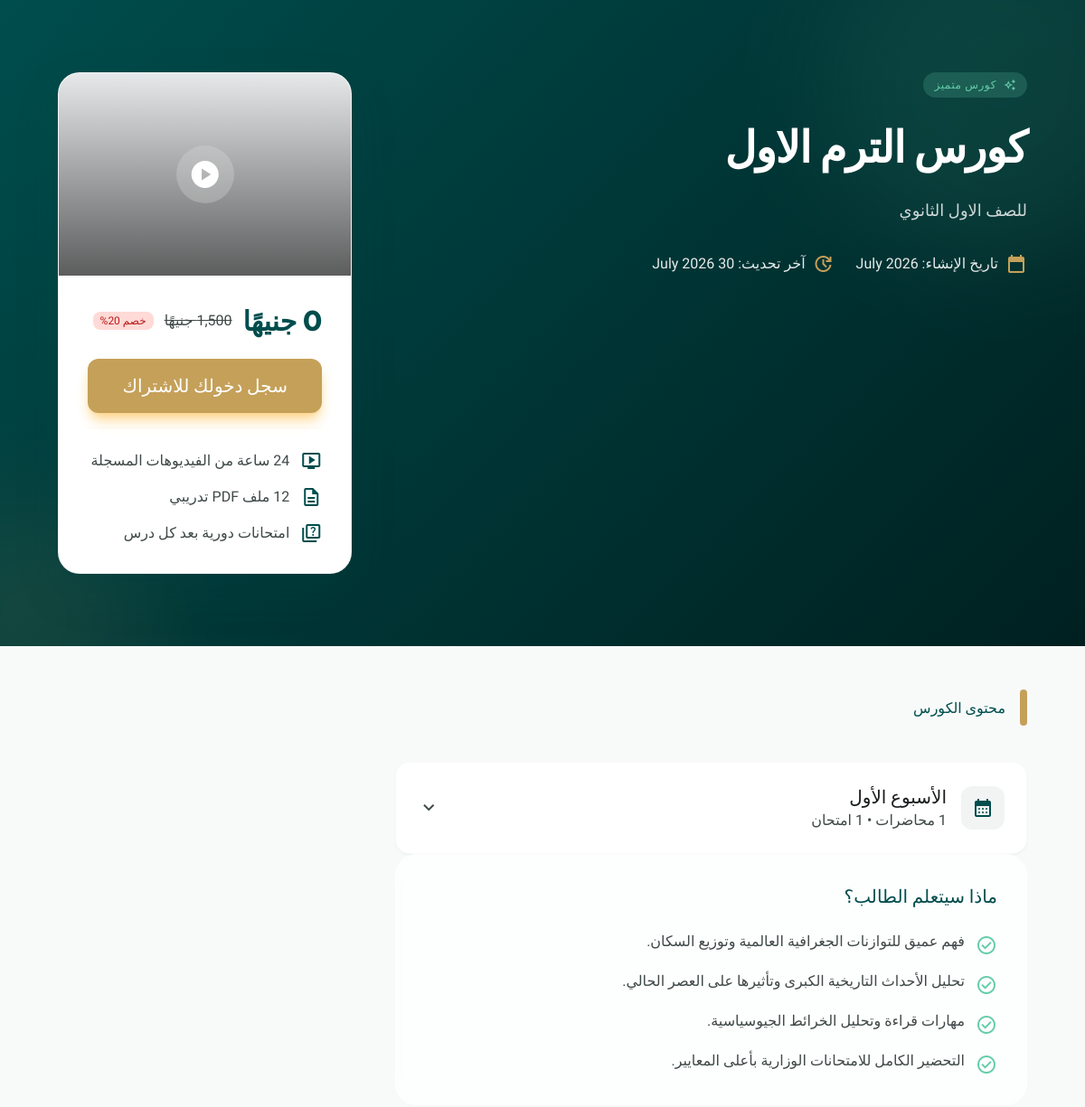
The page /content/home/1/1/ (upper part) on the database as committed earlier.
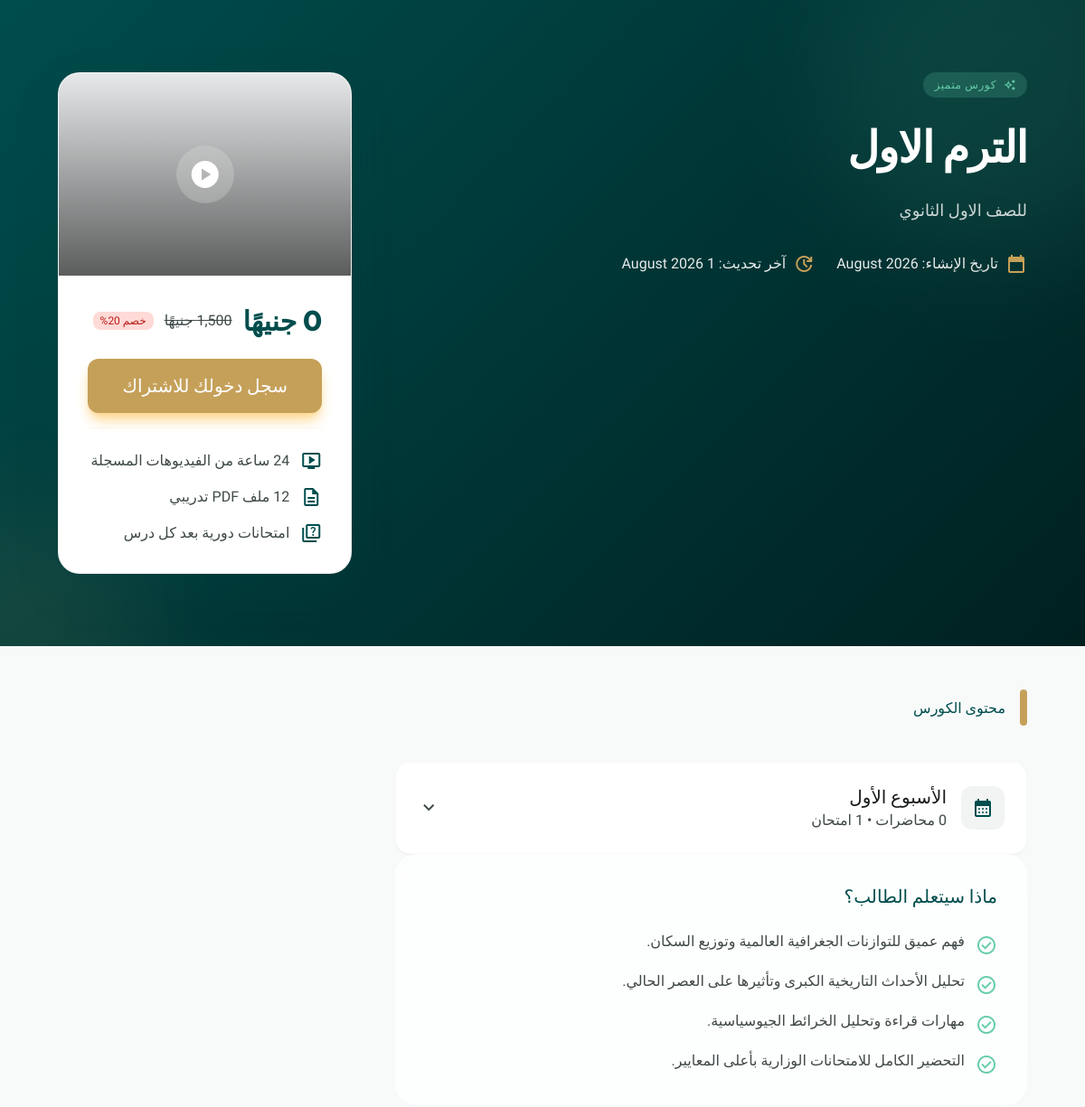
The same page on the database as committed later.
### content/models.py (models this page shows, shortened)
class Course(models.Model):
    title       = models.CharField(max_length=255, verbose_name="عنوان الكورس")
    description = models.TextField(verbose_name="الوصف")
    image       = models.ImageField(upload_to='course_images/', verbose_name="الصورة")
    price       = models.DecimalField(max_digits=10, decimal_places=2, verbose_name="السعر")
    grade       = models.CharField(max_length=10, choices=GRADE_CHOICES, verbose_name="الصف الدراسي", default='1')
    created_at  = models.DateTimeField(auto_now_add=True, verbose_name="تاريخ الإنشاء")
    updated_at  = models.DateTimeField(auto_now=True,      verbose_name="آخر تحديث")
    class Meta:
        verbose_name        = "Course"
        verbose_name_plural = "Courses"

class Lecture(models.Model):
    title          = models.CharField(max_length=255, verbose_name="عنوان المحاضرة")
    description    = models.TextField(verbose_name="الوصف", null=True, blank=True)
    video          = models.FileField(upload_to="videos/", verbose_name="ملف الفيديو", blank=True, null=True)
    youtube_iframe = models.TextField(verbose_name="كود تضمين فيديو YouTube", blank=True, null=True)
    grade       = models.CharField(max_length=10, choices=GRADE_CHOICES, verbose_name="الصف الدراسي", null=True, blank=True)
    course      = models.ForeignKey("content.Course", on_delete=models.CASCADE, verbose_name="الكورس", null=True, blank=True)
    week        = models.CharField(max_length=10, choices=WEEK_CHOICES, verbose_name="الأسبوع", null=True, blank=True)
    created_at  = models.DateTimeField(auto_now_add=True, verbose_name="تاريخ الإضافة", null=True, blank=True)
    duration_seconds = models.PositiveIntegerField(default=0, verbose_name="مدة المحاضرة بالثواني")

class Exam(models.Model):
    title           = models.CharField(max_length=255, verbose_name="عنوان الامتحان")
    description     = models.TextField(verbose_name="الوصف", null=True, blank=True)
    grade           = models.CharField(max_length=10, choices=GRADE_CHOICES, verbose_name="الصف الدراسي", null=True, blank=True)
    course          = models.ForeignKey("content.Course", on_delete=models.CASCADE, verbose_name="الكورس", null=True, blank=True)
    week            = models.CharField(max_length=10, choices=WEEK_CHOICES, verbose_name="الأسبوع", null=True, blank=True)
    created_at      = models.DateTimeField(auto_now_add=True, verbose_name="تاريخ الإضافة", null=True, blank=True)
    total_mcq_score = models.PositiveIntegerField(default=0, verbose_name="المجموع الكلي للاختيارات")
    duration_minutes= models.PositiveIntegerField(default=30, verbose_name="مدة الامتحان (دقائق)")

### content/views.py (the view, shortened to what this page needs)
# urls.py: 2. Add a URL to urlpatterns:  path('', views.home, name='home')
def home(request, grade, course_id):
    is_registered = request.session.get("is_registered", False)
    student = None
    if is_registered:
        student_id = request.session.get("student_id")
        try:
            student = Student.objects.get(id=student_id)
        except Student.DoesNotExist:
            student = None
    course   = get_object_or_404(Course, id=course_id, grade=grade)
    lectures = Lecture.objects.filter(grade=grade, course=course)
    exams    = Exam.objects.filter(grade=grade, course=course)
    WEEK_CHOICES = [
        ('week1', 'الأسبوع الأول'),
        ('week2', 'الأسبوع الثاني'),
        ('week3', 'الأسبوع الثالث'),
        ('week4', 'الأسبوع الرابع'),
    ]
    weeks_content = []
    for key, display in WEEK_CHOICES:
        lec_week  = [lec for lec in lectures if lec.week == key]
        exam_week = [ex  for ex  in exams    if ex.week == key]
        if lec_week or exam_week:
            weeks_content.append((display, lec_week, exam_week))
    return render(request, 'Test/home.html', {
        'lectures':      lectures,
        'exams':         exams,
        'grade':         grade,
        'course':        course,
        'weeks_content': weeks_content,
        'is_registered': is_registered,
    })

### accounts/context_processors.py (called while the page is built)
def student_session(request):
    is_registered = request.session.get("is_registered", False)
    student_name = request.session.get("student_name", None)
    student_obj = None
    student_id = request.session.get("student_id")
    if student_id:
        try:
            student_obj = Student.objects.filter(id=student_id).first()
        except Exception:
            student_obj = None
    return {
        "is_registered": is_registered,
        "student_name": student_name,
        "student": student_obj,
    }

### content/templatetags/custom_filters.py (called while the page is built)
@register.filter
def seconds_to_minutes(value):
    try:
        return int(value) // 60
    except (TypeError, ValueError):
        return 0

### Frontend/Test/home.html (shortened to what the changed rows need)
{% load static %}
{% load custom_filters %}
<!DOCTYPE html><html dir="rtl" lang="ar"><head>
<script src="https://cdn.tailwindcss.com?plugins=forms,container-queries"></script>
<script id="tailwind-config">
      tailwind.config = {
        darkMode: "class",
        theme: {
          extend: {
            "colors": {
                    "secondary-fixed": "#ffdea5",
                    "background": "#f8fafa",
                    "inverse-primary": "#94d1d1",
                    "secondary": "#775a19",
                    "on-tertiary-fixed-variant": "#00513d",
                    "outline": "#6f7978",
                    "surface-container-lowest": "#ffffff",
                    "surface-container-low": "#f2f4f4",
                    "secondary-container": "#fed488",
                    "on-primary-container": "#80bdbc",
                    "on-error": "#ffffff",
                    "error-container": "#ffdad6",
                    "error": "#ba1a1a",
                    "outline-variant": "#bfc8c8",
                    "mint-accent": "#66CDAA",
                    "deep-teal": "#004D4D",
                    "on-secondary": "#ffffff",
                    "inverse-surface": "#2e3131",
                    "tertiary": "#003628",
                    "surface-container": "#eceeee",
                    "secondary-fixed-dim": "#e9c176",
                    "excellence-gold": "#C5A059",
                    "on-secondary-fixed": "#261900",
                    "primary-fixed-dim": "#94d1d1",
                    "tertiary-fixed-dim": "#72d9b6",
                    "surface-container-high": "#e6e8e9",
                    "primary-fixed": "#b0eeed",
                    "on-background": "#191c1d",
                    "surface-variant": "#e1e3e3",
                    "inverse-on-surface": "#eff1f1",
                    "on-primary-fixed-variant": "#044f4f",
                    "tertiary-fixed": "#8ff6d1",
                    "tertiary-container": "#004f3c",
                    "on-error-container": "#93000a",
                    "surface": "#f8fafa",
                    "surface-white": "#FFFFFF",
                    "surface-tint": "#296767",
                    "surface-dim": "#d8dada",
                    "primary-container": "#004d4d",
                    "on-surface": "#191c1d",
                    "primary": "#003434",
                    "on-tertiary-container": "#5dc5a2",
                    "on-primary-fixed": "#002020",
                    "on-secondary-container": "#785a1a",
                    "surface-container-highest": "#e1e3e3",
                    "surface-bright": "#f8fafa",
                    "on-secondary-fixed-variant": "#5d4201",
                    "on-primary": "#ffffff",
                    "on-tertiary-fixed": "#002117",
                    "glass-fill": "rgba(255, 255, 255, 0.7)",
                    "on-surface-variant": "#3f4848",
                    "on-tertiary": "#ffffff"
            },
            "spacing": {
                    "stack-lg": "3rem",
                    "stack-md": "1.5rem",
                    "stack-sm": "0.5rem",
                    "margin-desktop": "4rem",
                    "gutter": "2rem",
                    "container-max": "1280px",
                    "margin-mobile": "1.5rem"
            },
            "fontFamily": {
                    "body-lg": ["Tajawal"],
                    "label-bold": ["Tajawal"],
                    "headline-lg": ["Be Vietnam Pro", "Tajawal"],
                    "body-md": ["Tajawal"],
                    "headline-lg-mobile": ["Be Vietnam Pro", "Tajawal"],
                    "caption": ["Tajawal"],
                    "headline-md": ["Be Vietnam Pro", "Tajawal"]
            },
            "fontSize": {
                    "body-lg": ["18px", {"lineHeight": "1.8", "fontWeight": "400"}],
                    "label-bold": ["14px", {"lineHeight": "1.2", "letterSpacing": "0.05em", "fontWeight": "700"}],
                    "headline-lg": ["48px", {"lineHeight": "1.3", "letterSpacing": "-0.02em", "fontWeight": "800"}],
                    "body-md": ["16px", {"lineHeight": "1.7", "fontWeight": "400"}],
                    "headline-lg-mobile": ["32px", {"lineHeight": "1.3", "fontWeight": "800"}],
                    "caption": ["12px", {"lineHeight": "1.4", "fontWeight": "500"}],
                    "headline-md": ["32px", {"lineHeight": "1.4", "fontWeight": "700"}]
            }
          },
        },
      }
    </script>
</head>
<body class="font-body-md text-on-surface bg-background">
<main>
<section class="relative hero-gradient py-20 overflow-hidden">
<div class="max-w-container-max mx-auto px-margin-desktop grid grid-cols-1 lg:grid-cols-12 gap-12 items-start">
<div class="lg:col-span-8 z-10">
<div class="inline-flex items-center gap-2 px-3 py-1 bg-mint-accent/20 text-mint-accent rounded-full mb-6">
<span class="material-symbols-outlined text-sm">auto_awesome</span>
<span class="font-label-bold text-xs uppercase tracking-wider">كورس متميز</span>
</div>
<h1 class="font-headline-lg text-headline-lg text-white mb-6">{{ course.title }}</h1>
<p class="font-body-lg text-body-lg text-white/80 mb-8 max-w-2xl leading-relaxed">
                        {{ course.description }}
                    </p>
<div class="flex flex-wrap gap-6">
<div class="flex items-center gap-2 text-white/90">
<span class="material-symbols-outlined text-excellence-gold" style="font-variation-settings: 'FILL' 1;">calendar_today</span>
<span class="font-body-md">تاريخ الإنشاء: {{ course.created_at|date:"F Y" }}</span>
</div>
<div class="flex items-center gap-2 text-white/90">
<span class="material-symbols-outlined text-excellence-gold" style="font-variation-settings: 'FILL' 1;">update</span>
<span class="font-body-md">آخر تحديث: {{ course.updated_at|date:"j F Y" }}</span>
</div>
</div>
</div>
<div class="lg:col-span-4 lg:sticky lg:top-28 z-20">
<div class="bg-white rounded-3xl shadow-[0_20px_50px_rgba(0,77,77,0.15)] overflow-hidden border border-outline-variant/20">
<div class="relative h-56 bg-surface-container-high overflow-hidden group">
<div class="absolute inset-0 bg-cover bg-center transition-transform duration-700 group-hover:scale-110" style="background-image: url('{% if course.image %}{{ course.image.url }}{% else %}{% static 'images/laptop-2562211.jpg' %}{% endif %}')"></div>
<div class="absolute inset-0 bg-gradient-to-t from-black/60 to-transparent"></div>
<button class="absolute inset-0 flex items-center justify-center group/play">
<div class="w-16 h-16 bg-white/20 backdrop-blur-md rounded-full flex items-center justify-center transition-transform duration-300 group-hover/play:scale-110">
</div>
</button>
</div>
</div>
</div>
</div>
</section>
<section class="py-stack-lg bg-surface">
<div class="max-w-container-max mx-auto px-margin-desktop grid grid-cols-1 lg:grid-cols-12 gap-12">
<div class="lg:col-span-8">
<div class="flex items-center gap-4 mb-10">
<h2 class="font-headline-md text-deep-teal">محتوى الكورس</h2>
</div>
<div class="space-y-4">
{% for week_label, lectures, exams in weeks_content %}
<div class="accordion-item bg-white rounded-2xl border border-outline-variant/10 overflow-hidden shadow-sm transition-all duration-300 hover:shadow-md">
<button class="w-full flex items-center justify-between p-6 text-right group" onclick="toggleAccordion(this)">
<div class="flex items-center gap-4">
<div class="w-12 h-12 bg-surface-container-low rounded-xl flex items-center justify-center text-deep-teal">
<span class="material-symbols-outlined" style="font-variation-settings: 'FILL' 1;">calendar_month</span>
</div>
<div>
<h3 class="font-headline-md text-xl text-on-surface">{{ week_label }}</h3>
<span class="font-caption text-on-surface-variant">{{ lectures|length }} محاضرات • {{ exams|length }} امتحان</span>
</div>
</div>
<span class="material-symbols-outlined accordion-icon text-on-surface-variant group-hover:text-deep-teal">expand_more</span>
</button>
</div>
{% empty %}
<div class="bg-white rounded-2xl border border-outline-variant/10 p-10 text-center">
<p class="font-body-md text-on-surface-variant">لا يوجد محتوى مضاف لهذا الكورس بعد.</p>
</div>
{% endfor %}
</div>
</div>
</section>
</main>
</body></html>

Rows that differ between the two databases and show on the page:
removed Lecture: week_label "الأسبوع الأول"
changed Course "للصف الاول الثانوي": title "كورس الترم الاول" → "الترم الاول"; created_at "July 2026" → "August 2026"; updated_at "30 July 2026" → "1 August 2026"
now on this page (row edited): Exam: week_label "الأسبوع الأول"
